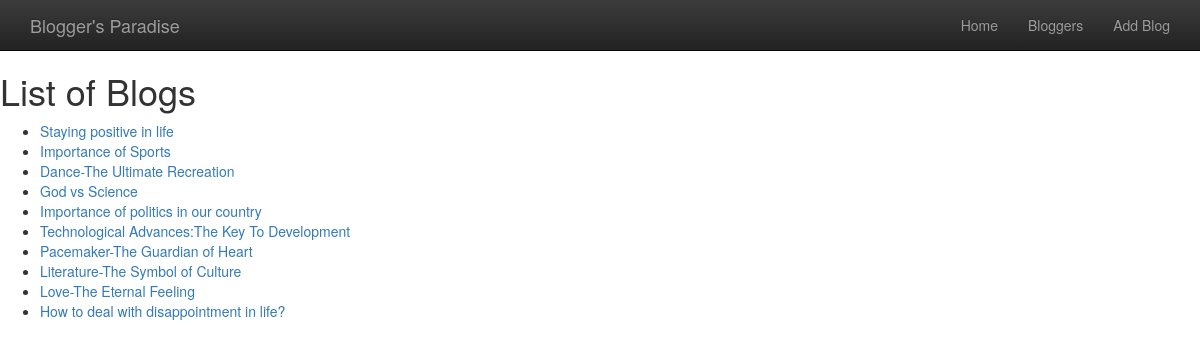
The page /topic/ on the database its author committed.
### topic/models.py (models this page shows)
class Blogs(models.Model):
	author=models.ForeignKey(PersonDetails,on_delete=models.CASCADE)
	title=models.CharField(max_length=500)
	time=models.DateTimeField(default=datetime.now,blank=True)
	content=models.CharField(max_length=20000)

### topic/views.py (the view)
def index(request):
	all_blogs=Blogs.objects.all()
	template=loader.get_template('topic/index.html')
	return HttpResponse(template.render({'all_blogs':all_blogs},request))

### topic/templates/topic/index.html
{% extends 'topic/base.html' %}
{% block body %}
<h1>List of Blogs</h1>
<ul>
{% for blog in all_blogs %}
	<li><a  href="/topic/{{ blog.author.id }}/{{ blog.id }}/"> {{ blog.title }} </a></li>
{% endfor %}
</ul>
{% endblock %}

### topic/templates/topic/base.html (shortened to what this page needs)
<!DOCTYPE html>
<html>
<head>
<link rel="stylesheet" href="https://maxcdn.bootstrapcdn.com/bootstrap/3.3.7/css/bootstrap.min.css">
<link rel="stylesheet" href="https://maxcdn.bootstrapcdn.com/bootstrap/3.3.7/css/bootstrap-theme.min.css">
</head>
<body>
<div class="navbar navbar-inverse navbar-static-top">
	<div class="container">
		<a href="{% url 'index' %}" class="navbar-brand">Blogger's Paradise</a>
		<div class="collapse navbar-collapse navHeaderCollapse">
			<ul class="nav navbar-nav navbar-right">
				<li><a href="{% url 'index' %}">Home</a></li>
				<li><a href="{% url 'bloggers' %}">Bloggers</a></li>
				<li><a href="{% url 'addblogs' %}">Add Blog</a></li>
			</ul>
		</div>
	</div>
</div>
{% block body %}
{% endblock %}
</body>
</html>

### rows shown on the page
Blogs: title "Staying positive in life"
Blogs: title "Importance of Sports"
Blogs: title "Dance-The Ultimate Recreation"
Blogs: title "God vs Science"
Blogs: title "Importance of politics in our country"
Blogs: title "Technological Advances:The Key To Development"
Blogs: title "Pacemaker-The Guardian of Heart"
Blogs: title "Literature-The Symbol of Culture"
Blogs: title "Love-The Eternal Feeling"
Blogs: title "How to deal with disappointment in life?"
